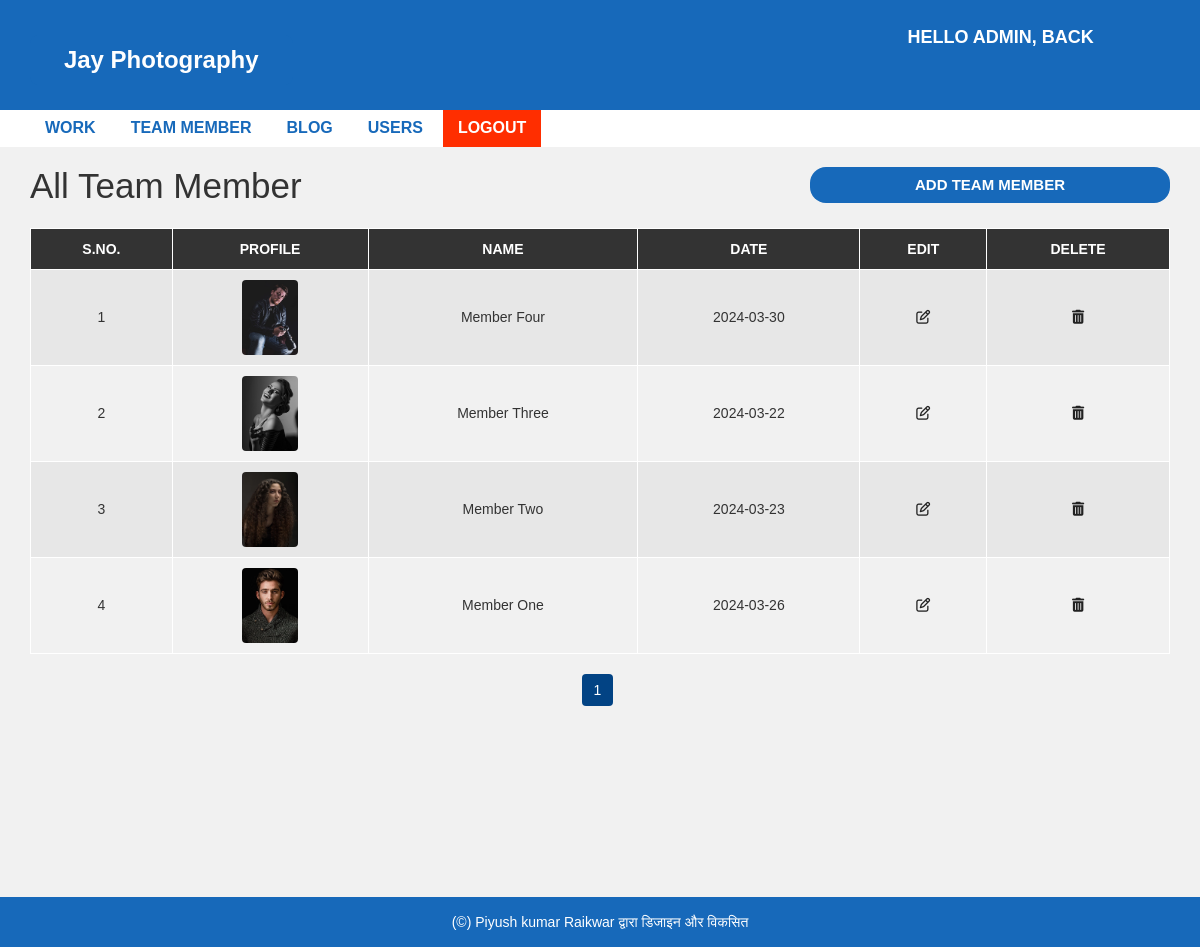
Screenshot of /admin/team-read.php (signed in) with the database file from the repository.
### tables this page shows
CREATE TABLE `team` (
  `aid` int(11) NOT NULL,
  `atitle` varchar(255) NOT NULL,
  `adate` varchar(255) NOT NULL,
  `aimg` varchar(255) NOT NULL,
  `userId` varchar(255) NOT NULL,
  `active_record` varchar(255) NOT NULL DEFAULT 'Yes'
);

### admin/team-read.php (the view, shortened to what this page needs)
<?php include "header.php"; ?>
<div id="admin-content">
    <div class="container">
        <div class="row">
            <div class="col-md-8 mb-2">
                <h5 class="admin-heading">All Team Member</h5>
            </div>
            <div class="col-md-4">
                <a class="add-new" href="team-insert.php" style="border-radius:16px; margin-bottom:25px">Add
                    Team Member</a>
            </div>
            <div class="col-md-12" style="overflow:scroll">
                <table class="content-table">
                    <thead>
                        <th>S.No.</th>
                        <th>Profile</th>
                        <th>Name</th>
                        <th>Date</th>
                        <th>Edit</th>
                        <th>Delete</th>
                    </thead>
                    <tbody>
                        <?php
                        include("config.php");
                        if (isset($_GET['page_num_index'])) {
                            $page_num_index_by_addbar = $_GET['page_num_index'];
                        } else {
                            $page_num_index_by_addbar = 1;
                        }
                        $record_limit = 10;
                        $offset = ($page_num_index_by_addbar - 1) * $record_limit;
                        $sql_show_user = "SELECT * FROM team WHERE active_record = 'Yes' ORDER BY aid DESC LIMIT {$offset},{$record_limit}";
                        $result_sql_show_user = mysqli_query($conn, $sql_show_user) or die("Query Failed!!");
                        if (mysqli_num_rows($result_sql_show_user) > 0) {
                            $serial_num = $offset + 1;
                            while ($row = mysqli_fetch_assoc($result_sql_show_user)) {
                        ?>
                                <tr>
                                    <td class='id'>
                                        <?php echo ($serial_num); ?>
                                    </td>
                                    <td style="text-align:center;">
                                        <img src="upload/<?php echo ($row['aimg']) ?>" alt="Error" style="height: 75px; border-radius:4px">
                                    </td>
                                    <td>
                                        <?php echo ($row['atitle']) ?>
                                    </td>
                                    <td>
                                        <?php echo ($row['adate']) ?>
                                    </td>
                                    <td class='edit'><a href='team-update.php?id=<?php echo ($row["aid"]) ?>'><i class='fa fa-edit'></i></a></td>
                                    <td class='delete'><a href='team-delete.php?id=<?php echo ($row["aid"]) ?>'><i class='fa fa-trash'></i></a></td>
                                </tr>
                        <?php $serial_num++;
                            }
                        } ?>
                    </tbody>
                </table>
                <?php
                $sql_user_show_by_page = "SELECT * FROM team WHERE active_record = 'Yes'";
                $result_sql_user_show_by_page = mysqli_query($conn, $sql_user_show_by_page) or die("Query Die --> sql_user_show_by_page");
                if (mysqli_num_rows($result_sql_user_show_by_page) > 0) {
                    $total_user_record = mysqli_num_rows($result_sql_user_show_by_page);
                    $total_page = ceil($total_user_record / $record_limit);
                    echo ("<ul class='pagination admin-pagination'>");
                    for ($i = 1; $i <= $total_page; $i++) {
                        if ($page_num_index_by_addbar == $i) {
                            $active_page = "active";
                        } else {
                            $active_page = "";
                        }
                        echo ("<li class=$active_page><a href='team-read.php?page_num_index=$i'>$i</a></li>");
                    }
                    echo ("</ul>");
                }
                ?>
            </div>
        </div>
    </div>
</div>
<?php include "footer.php"; ?>

### css/adminstyle_centerMain.css (style rules this page uses)
body { background: #f1f1f1; font-family: sans-serif,arial,Helvetica; }
a, a:hover, a:focus { text-decoration: none; outline: none; }
ul { margin:0; padding:0; list-style:none; }
#admin-content { padding: 20px 0; min-height: 750px; }
#admin-content .admin-heading { font-size: 35px; margin: 0 0 15px; }
#admin-content .add-new { color: #fff; background-color: #1769BA; font-size: 15px; font-weight: 600; text-align: center; text-transform: uppercase; padding: 7px 10px; display: block; transition: all 0.3s; }
#admin-content .content-table { border: 1px solid #000; width: 100%; margin: 0 0 20px; }
#admin-content .content-table thead { color: #fff; background-color: #333; }
#admin-content .content-table th { padding: 10px; border: 1px solid #fff; font-weight: 600; text-align: center; text-transform: uppercase; }
#admin-content .content-table tbody { color: #333; }
#admin-content .content-table tbody tr { background-color: #e7e7e7; }
#admin-content .content-table tbody tr:nth-child(even) { background-color: transparent; }
#admin-content .content-table tbody td { padding: 10px; border: 1px solid #fff; text-align: center; }
#admin-content .content-table tbody td:nth-child(2) { text-align: left; }
#admin-content .admin-pagination { margin: 0; }
#admin-content .admin-pagination li a { display: block; }
.id, .edit, .delete { text-align:center; }
.pagination { display: block; text-align: center; margin: 0; }
.pagination li { display:inline-block; margin: 0 5px 0 0; }
.pagination li a { border: none; background: #1769BA; color: #fff; }
.pagination li a:hover, .pagination li.active a, .pagination > li > a:focus { color:#fff; background:#024384; cursor: pointer; }
i.fa { color:#222; }

### rows the page displays
team: aimg (picture), atitle "Member Four", adate "2024-03-30"
team: aimg (picture), atitle "Member Three", adate "2024-03-22"
team: aimg (picture), atitle "Member Two", adate "2024-03-23"
team: aimg (picture), atitle "Member One", adate "2024-03-26"

### other values shown
$_SESSION['username'] "ADMIN"
